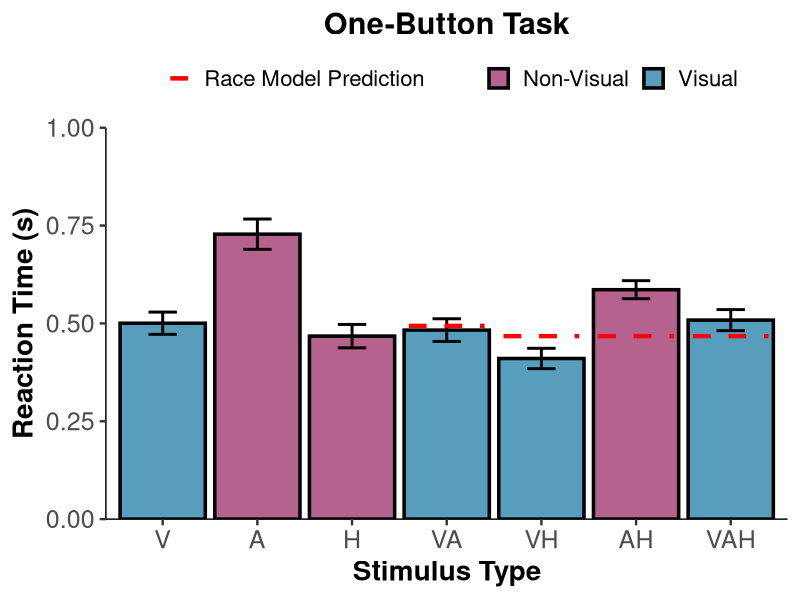
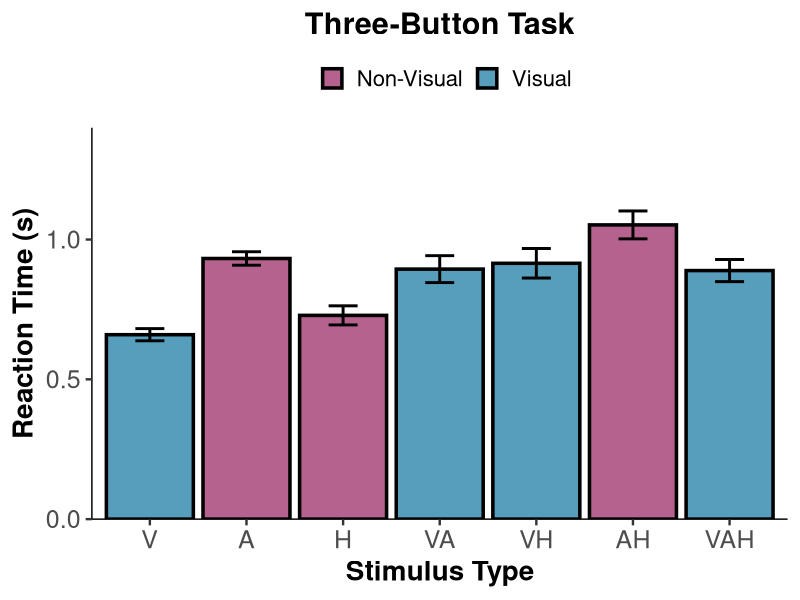
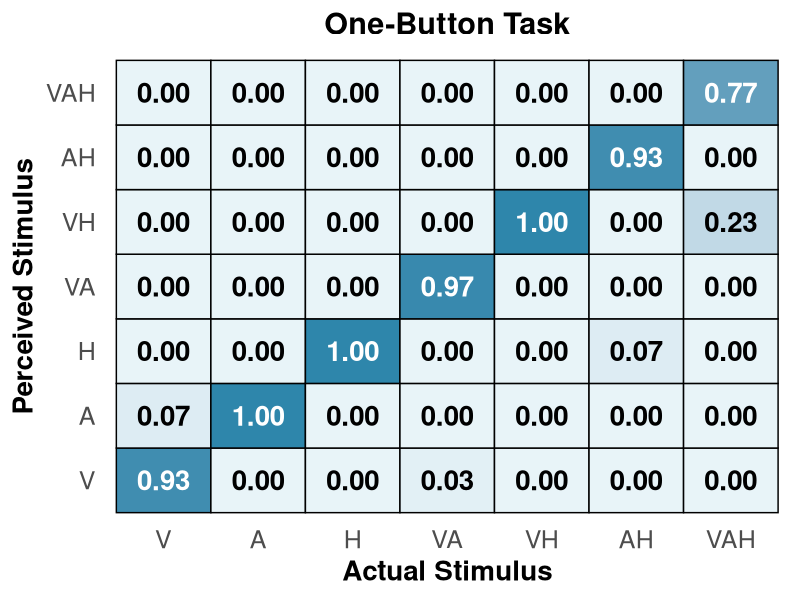
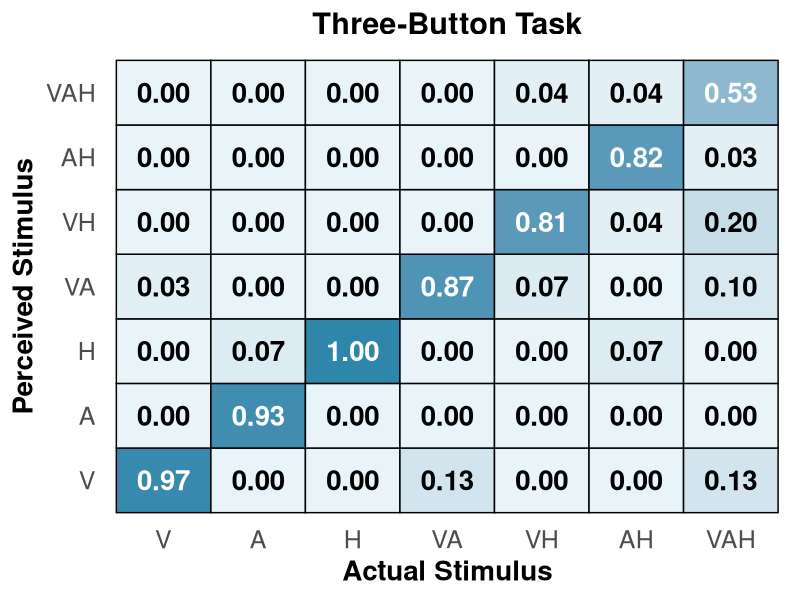

Here is the R script that generated these plots, in order:
# ============================================================================
# Create Figures with Statistical Tests - UPDATED VERSION
# Changes:
# - Figures 1 & 2: Use ALL data points (not just correct)
# - Figures 3 & 4: NEW accuracy percentage figures
# - Figures 3 & 4: Axes swapped (x=Actual, y=Perceived) and legends removed
# ============================================================================

# Load libraries
library(dplyr)
library(readr)
library(ggplot2)

# ============================================================================
# STEP 1: Load and Prepare Data
# ============================================================================

# Set your working directory
setwd("/Users/dylanpham/Documents/GitHub/Reaction-Time-App-Mohala-Lab-")

# Load one-button data
one_button_1 <- read_csv("one_button_reaction_data_1.csv")
one_button_2 <- read_csv("one_button_reaction_data_2.csv")
one_button_3 <- read_csv("one_button_reaction_data_3.csv")

# Load three-button data
three_button_1 <- read_csv("three_button_reaction_data_1.csv")
three_button_2 <- read_csv("three_button_reaction_data_2.csv")
three_button_3 <- read_csv("three_button_reaction_data_3.csv")

# Combine datasets
one_button <- bind_rows(one_button_1, one_button_2, one_button_3)
three_button <- bind_rows(three_button_1, three_button_2, three_button_3)

# Filter for correct responses only (for statistical tests)
one_correct <- one_button[one_button$FeltCorrectly == "YES", ]
three_correct <- three_button[three_button$FeltCorrectly == "YES", ]

cat("One-button total trials:", nrow(one_button), "\n")
cat("One-button correct trials:", nrow(one_correct), "\n")
cat("Three-button total trials:", nrow(three_button), "\n")
cat("Three-button correct trials:", nrow(three_correct), "\n")

# ============================================================================
# STEP 2: Calculate Race Model Predictions & Statistical Tests
# ============================================================================

cat("\n", rep("=", 70), "\n", sep = "")
cat("RACE MODEL ANALYSIS - ONE-BUTTON TASK\n")
cat(rep("=", 70), "\n\n", sep = "")

# Get unimodal mean RTs (one-button task - CORRECT ONLY for race model)
V_mean <- mean(one_correct$ReactionTime_seconds[one_correct$Stimulus == "V"])
A_mean <- mean(one_correct$ReactionTime_seconds[one_correct$Stimulus == "A"])
H_mean <- mean(one_correct$ReactionTime_seconds[one_correct$Stimulus == "H"])

cat("Unimodal Mean RTs:\n")
cat(sprintf("  V alone: %.3f s\n", V_mean))
cat(sprintf("  A alone: %.3f s\n", A_mean))
cat(sprintf("  H alone: %.3f s\n", H_mean))

# Calculate race model predictions
race_predictions <- data.frame(
  Stimulus = c("VA", "VH", "AH", "VAH"),
  RaceModel = c(
    min(V_mean, A_mean),
    min(V_mean, H_mean),
    min(A_mean, H_mean),
    min(V_mean, A_mean, H_mean)
  )
)

cat("\n", "Race Model Predictions:\n")
print(race_predictions)

# ============================================================================
# STATISTICAL TESTS - ONE-BUTTON TASK
# ============================================================================

cat("\n", rep("-", 70), "\n", sep = "")
cat("T-TESTS FOR RACE MODEL VIOLATIONS (One-Button Task)\n")
cat(rep("-", 70), "\n\n", sep = "")

# Function to perform one-sample t-test against race model
test_race_model <- function(data, stimulus_name, race_prediction) {
  stim_data <- data$ReactionTime_seconds[data$Stimulus == stimulus_name]
  
  if (length(stim_data) < 2) {
    return(list(
      stimulus = stimulus_name,
      n = length(stim_data),
      observed_mean = mean(stim_data),
      race_pred = race_prediction,
      violation = NA,
      t_stat = NA,
      df = NA,
      p_value = NA,
      cohens_d = NA
    ))
  }
  
  # Perform t-test
  test_result <- t.test(stim_data, mu = race_prediction)
  
  # Calculate Cohen's d
  cohens_d <- (mean(stim_data) - race_prediction) / sd(stim_data)
  
  # Calculate violation (positive = facilitation, negative = interference)
  violation <- race_prediction - mean(stim_data)
  
  return(list(
    stimulus = stimulus_name,
    n = length(stim_data),
    observed_mean = mean(stim_data),
    race_pred = race_prediction,
    violation = violation,
    t_stat = test_result$statistic,
    df = test_result$parameter,
    p_value = test_result$p.value,
    cohens_d = cohens_d
  ))
}

# Test each multimodal condition
results_one_button <- list()

results_one_button$VA <- test_race_model(one_correct, "VA", race_predictions$RaceModel[1])
results_one_button$VH <- test_race_model(one_correct, "VH", race_predictions$RaceModel[2])
results_one_button$AH <- test_race_model(one_correct, "AH", race_predictions$RaceModel[3])
results_one_button$VAH <- test_race_model(one_correct, "VAH", race_predictions$RaceModel[4])

# Print results
for (result in results_one_button) {
  cat(sprintf("\n%s Condition:\n", result$stimulus))
  cat(sprintf("  Observed RT:     %.3f s (n=%d)\n", result$observed_mean, result$n))
  cat(sprintf("  Race Prediction: %.3f s\n", result$race_pred))
  cat(sprintf("  Violation:       %+.0f ms ", result$violation * 1000))
  if (!is.na(result$violation)) {
    if (result$violation > 0) {
      cat("(FACILITATION)\n")
    } else {
      cat("(INTERFERENCE)\n")
    }
  } else {
    cat("\n")
  }
  
  if (!is.na(result$p_value)) {
    cat(sprintf("  t(%d) = %.2f, p = %.4f", result$df, result$t_stat, result$p_value))
    if (result$p_value < 0.001) {
      cat(" ***")
    } else if (result$p_value < 0.01) {
      cat(" **")
    } else if (result$p_value < 0.05) {
      cat(" *")
    }
    cat("\n")
    cat(sprintf("  Cohen's d = %.2f\n", result$cohens_d))
  }
}

# ============================================================================
# COLAVITA EFFECT ANALYSIS - ONE-BUTTON TASK
# ============================================================================

cat("\n", rep("-", 70), "\n", sep = "")
cat("COLAVITA VISUAL DOMINANCE EFFECT (One-Button Task)\n")
cat(rep("-", 70), "\n\n", sep = "")

# Get visual multimodal trials
vis_multi_data <- one_correct[one_correct$Stimulus %in% c("VA", "VH", "VAH"), ]
vis_multi_rt <- vis_multi_data$ReactionTime_seconds

# Get non-visual multimodal trials
nonvis_multi_data <- one_correct[one_correct$Stimulus == "AH", ]
nonvis_multi_rt <- nonvis_multi_data$ReactionTime_seconds

cat(sprintf("Visual Multimodal (VA, VH, VAH):\n"))
cat(sprintf("  Mean RT: %.3f s (n=%d)\n", mean(vis_multi_rt), length(vis_multi_rt)))
cat(sprintf("  SD:      %.3f s\n", sd(vis_multi_rt)))

cat(sprintf("\nNon-Visual Multimodal (AH):\n"))
cat(sprintf("  Mean RT: %.3f s (n=%d)\n", mean(nonvis_multi_rt), length(nonvis_multi_rt)))
cat(sprintf("  SD:      %.3f s\n", sd(nonvis_multi_rt)))

# Independent samples t-test
colavita_test <- t.test(vis_multi_rt, nonvis_multi_rt)

# Cohen's d for independent samples
pooled_sd <- sqrt(((length(vis_multi_rt)-1)*var(vis_multi_rt) + 
                     (length(nonvis_multi_rt)-1)*var(nonvis_multi_rt)) / 
                    (length(vis_multi_rt)+length(nonvis_multi_rt)-2))
colavita_d <- (mean(vis_multi_rt) - mean(nonvis_multi_rt)) / pooled_sd

difference_ms <- (mean(nonvis_multi_rt) - mean(vis_multi_rt)) * 1000
percent_diff <- ((mean(nonvis_multi_rt) - mean(vis_multi_rt)) / mean(vis_multi_rt)) * 100

cat(sprintf("\nColavita Effect:\n"))
cat(sprintf("  Difference:  %.0f ms (%.1f%% faster)\n", difference_ms, percent_diff))
cat(sprintf("  t(%.1f) = %.2f, p = %.4f", colavita_test$parameter, 
            colavita_test$statistic, colavita_test$p.value))
if (colavita_test$p.value < 0.001) {
  cat(" ***")
} else if (colavita_test$p.value < 0.01) {
  cat(" **")
} else if (colavita_test$p.value < 0.05) {
  cat(" *")
}
cat("\n")
cat(sprintf("  Cohen's d = %.2f\n", colavita_d))

# ============================================================================
# THREE-BUTTON TASK STATISTICS
# ============================================================================

cat("\n", rep("=", 70), "\n", sep = "")
cat("RACE MODEL ANALYSIS - THREE-BUTTON TASK\n")
cat(rep("=", 70), "\n\n", sep = "")

# Get unimodal mean RTs (three-button task)
V_mean_3 <- mean(three_correct$RT1_seconds[three_correct$Stimulus == "V"], na.rm = TRUE)
A_mean_3 <- mean(three_correct$RT1_seconds[three_correct$Stimulus == "A"], na.rm = TRUE)
H_mean_3 <- mean(three_correct$RT1_seconds[three_correct$Stimulus == "H"], na.rm = TRUE)

cat("Unimodal Mean RTs:\n")
cat(sprintf("  V alone: %.3f s\n", V_mean_3))
cat(sprintf("  A alone: %.3f s\n", A_mean_3))
cat(sprintf("  H alone: %.3f s\n", H_mean_3))

# Race model for three-button
race_predictions_3 <- data.frame(
  Stimulus = c("VA", "VH", "AH", "VAH"),
  RaceModel = c(
    min(V_mean_3, A_mean_3),
    min(V_mean_3, H_mean_3),
    min(A_mean_3, H_mean_3),
    min(V_mean_3, A_mean_3, H_mean_3)
  )
)

cat("\nRace Model Predictions:\n")
print(race_predictions_3)

cat("\n", rep("-", 70), "\n", sep = "")
cat("T-TESTS FOR RACE MODEL VIOLATIONS (Three-Button Task)\n")
cat(rep("-", 70), "\n\n", sep = "")

# Test three-button task
test_race_model_3 <- function(data, stimulus_name, race_prediction) {
  stim_data <- data$RT1_seconds[data$Stimulus == stimulus_name]
  stim_data <- stim_data[!is.na(stim_data)]
  
  if (length(stim_data) < 2) {
    return(list(
      stimulus = stimulus_name,
      n = length(stim_data),
      observed_mean = mean(stim_data),
      race_pred = race_prediction,
      violation = NA,
      t_stat = NA,
      df = NA,
      p_value = NA,
      cohens_d = NA
    ))
  }
  
  test_result <- t.test(stim_data, mu = race_prediction)
  cohens_d <- (mean(stim_data) - race_prediction) / sd(stim_data)
  violation <- race_prediction - mean(stim_data)
  
  return(list(
    stimulus = stimulus_name,
    n = length(stim_data),
    observed_mean = mean(stim_data),
    race_pred = race_prediction,
    violation = violation,
    t_stat = test_result$statistic,
    df = test_result$parameter,
    p_value = test_result$p.value,
    cohens_d = cohens_d
  ))
}

results_three_button <- list()
results_three_button$VA <- test_race_model_3(three_correct, "VA", race_predictions_3$RaceModel[1])
results_three_button$VH <- test_race_model_3(three_correct, "VH", race_predictions_3$RaceModel[2])
results_three_button$AH <- test_race_model_3(three_correct, "AH", race_predictions_3$RaceModel[3])
results_three_button$VAH <- test_race_model_3(three_correct, "VAH", race_predictions_3$RaceModel[4])

for (result in results_three_button) {
  cat(sprintf("\n%s Condition:\n", result$stimulus))
  cat(sprintf("  Observed RT:     %.3f s (n=%d)\n", result$observed_mean, result$n))
  cat(sprintf("  Race Prediction: %.3f s\n", result$race_pred))
  cat(sprintf("  Violation:       %+.0f ms ", result$violation * 1000))
  if (!is.na(result$violation)) {
    if (result$violation > 0) {
      cat("(FACILITATION)\n")
    } else {
      cat("(INTERFERENCE)\n")
    }
  } else {
    cat("\n")
  }
  
  if (!is.na(result$p_value)) {
    cat(sprintf("  t(%d) = %.2f, p = %.4f", result$df, result$t_stat, result$p_value))
    if (result$p_value < 0.001) {
      cat(" ***")
    } else if (result$p_value < 0.01) {
      cat(" **")
    } else if (result$p_value < 0.05) {
      cat(" *")
    }
    cat("\n")
    cat(sprintf("  Cohen's d = %.2f\n", result$cohens_d))
  }
}

# Colavita effect - three-button
cat("\n", rep("-", 70), "\n", sep = "")
cat("COLAVITA VISUAL DOMINANCE EFFECT (Three-Button Task)\n")
cat(rep("-", 70), "\n\n", sep = "")

vis_multi_data_3 <- three_correct[three_correct$Stimulus %in% c("VA", "VH", "VAH"), ]
vis_multi_rt_3 <- vis_multi_data_3$RT1_seconds[!is.na(vis_multi_data_3$RT1_seconds)]

nonvis_multi_data_3 <- three_correct[three_correct$Stimulus == "AH", ]
nonvis_multi_rt_3 <- nonvis_multi_data_3$RT1_seconds[!is.na(nonvis_multi_data_3$RT1_seconds)]

cat(sprintf("Visual Multimodal (VA, VH, VAH):\n"))
cat(sprintf("  Mean RT: %.3f s (n=%d)\n", mean(vis_multi_rt_3), length(vis_multi_rt_3)))
cat(sprintf("  SD:      %.3f s\n", sd(vis_multi_rt_3)))

cat(sprintf("\nNon-Visual Multimodal (AH):\n"))
cat(sprintf("  Mean RT: %.3f s (n=%d)\n", mean(nonvis_multi_rt_3), length(nonvis_multi_rt_3)))
cat(sprintf("  SD:      %.3f s\n", sd(nonvis_multi_rt_3)))

colavita_test_3 <- t.test(vis_multi_rt_3, nonvis_multi_rt_3)

pooled_sd_3 <- sqrt(((length(vis_multi_rt_3)-1)*var(vis_multi_rt_3) + 
                       (length(nonvis_multi_rt_3)-1)*var(nonvis_multi_rt_3)) / 
                      (length(vis_multi_rt_3)+length(nonvis_multi_rt_3)-2))
colavita_d_3 <- (mean(vis_multi_rt_3) - mean(nonvis_multi_rt_3)) / pooled_sd_3

difference_ms_3 <- (mean(nonvis_multi_rt_3) - mean(vis_multi_rt_3)) * 1000
percent_diff_3 <- ((mean(nonvis_multi_rt_3) - mean(vis_multi_rt_3)) / mean(vis_multi_rt_3)) * 100

cat(sprintf("\nColavita Effect:\n"))
cat(sprintf("  Difference:  %.0f ms (%.1f%% faster)\n", difference_ms_3, percent_diff_3))
cat(sprintf("  t(%.1f) = %.2f, p = %.4f", colavita_test_3$parameter, 
            colavita_test_3$statistic, colavita_test_3$p.value))
if (colavita_test_3$p.value < 0.001) {
  cat(" ***")
} else if (colavita_test_3$p.value < 0.01) {
  cat(" **")
} else if (colavita_test_3$p.value < 0.05) {
  cat(" *")
}
cat("\n")
cat(sprintf("  Cohen's d = %.2f\n", colavita_d_3))

# ============================================================================
# FIGURE 1: ONE-BUTTON TASK - MEAN RT (ALL DATA POINTS)
# ============================================================================

cat("\n", rep("=", 70), "\n", sep = "")
cat("CREATING FIGURES\n")
cat(rep("=", 70), "\n\n", sep = "")

# Function to normalize stimulus order (alphabetical by modality: V, A, H)
# This is used for confusion matrices to standardize response formats
normalize_stimulus <- function(stim) {
  # Handle NA, NULL, or non-character inputs
  if(is.null(stim) || length(stim) == 0) return(NA_character_)
  if(is.na(stim)) return(NA_character_)
  
  # Convert to character if not already
  stim <- as.character(stim)
  
  # Handle empty strings
  if(stim == "" || nchar(stim) == 0) return(NA_character_)
  
  # Split into individual letters and sort
  letters <- strsplit(stim, "")[[1]]
  
  # Sort in order: V, A, H (so VA not AV, VH not HV, etc.)
  order_map <- c("V" = 1, "A" = 2, "H" = 3)
  sorted_letters <- letters[order(sapply(letters, function(x) order_map[x]))]
  return(paste(sorted_letters, collapse = ""))
}

# Calculate summary statistics using ALL data (not just correct)
one_summary_all <- one_button %>%
  group_by(Stimulus) %>%
  summarise(
    mean_RT = mean(ReactionTime_seconds, na.rm = TRUE),
    sem_RT = sd(ReactionTime_seconds, na.rm = TRUE) / sqrt(n()),
    .groups = 'drop'
  )

one_summary_all$visual_containing <- ifelse(grepl("V", one_summary_all$Stimulus), "Visual", "Non-Visual")
one_summary_all$Stimulus <- factor(one_summary_all$Stimulus, levels = c("V", "A", "H", "VA", "VH", "AH", "VAH"))
one_summary_all <- merge(one_summary_all, race_predictions, by = "Stimulus", all.x = TRUE)

# Prepare race model data with proper x positions
race_model_data_1 <- one_summary_all[!is.na(one_summary_all$RaceModel), ]
race_model_data_1$x_start <- as.numeric(race_model_data_1$Stimulus) - 0.4
race_model_data_1$x_end <- as.numeric(race_model_data_1$Stimulus) + 0.4

# Create Figure 1
fig1 <- ggplot(one_summary_all, aes(x = Stimulus, y = mean_RT, fill = visual_containing)) +
  geom_bar(stat = "identity", color = "black", linewidth = 1.2, alpha = 0.8) +
  geom_errorbar(aes(ymin = mean_RT - sem_RT, ymax = mean_RT + sem_RT),
                width = 0.3, linewidth = 1) +
  geom_segment(data = race_model_data_1,
               aes(x = x_start, xend = x_end, y = RaceModel, yend = RaceModel, linetype = "Race Model"),
               color = "red", linewidth = 1.5,
               inherit.aes = FALSE) +
  scale_fill_manual(values = c("Visual" = "#2E86AB", "Non-Visual" = "#A23B72"),
                    name = "",
                    labels = c("Non-Visual" = "Non-Visual", "Visual" = "Visual")) +
  scale_linetype_manual(values = c("Race Model" = "dashed"),
                        name = "",
                        labels = c("Race Model Prediction")) +
  scale_y_continuous(expand = c(0, 0), limits = c(0, 1.0)) +
  labs(
    title = "One-Button Task",
    x = "Stimulus Type",
    y = "Reaction Time (s)"
  ) +
  theme_classic(base_size = 18) +
  theme(
    plot.title = element_text(face = "bold", size = 22, hjust = 0.5),
    axis.title = element_text(face = "bold", size = 20),
    axis.text = element_text(size = 18),
    axis.text.x = element_text(size = 18),
    axis.text.y = element_text(size = 18),
    legend.position = "top",
    legend.text = element_text(size = 16),
    axis.line = element_line(color = "black",
                             linewidth = 0.5,
                             linetype = 1))

ggsave("Figure1_OneButton_MeanRT_AllTrials.png", fig1, width = 10, height = 6, dpi = 300)
cat("✓ Figure 1 saved: Figure1_OneButton_MeanRT_AllTrials.png\n")

# ============================================================================
# FIGURE 2: THREE-BUTTON TASK - MEAN RT (ALL DATA POINTS)
# ============================================================================

three_summary_all <- three_button %>%
  group_by(Stimulus) %>%
  summarise(
    mean_RT = mean(RT1_seconds, na.rm = TRUE),
    sem_RT = sd(RT1_seconds, na.rm = TRUE) / sqrt(n()),
    .groups = 'drop'
  )

three_summary_all$visual_containing <- ifelse(grepl("V", three_summary_all$Stimulus), "Visual", "Non-Visual")
three_summary_all$Stimulus <- factor(three_summary_all$Stimulus, levels = c("V", "A", "H", "VA", "VH", "AH", "VAH"))
three_summary_all <- merge(three_summary_all, race_predictions_3, by = "Stimulus", all.x = TRUE)

race_model_data_3 <- three_summary_all[!is.na(three_summary_all$RaceModel), ]
race_model_data_3$x_start <- as.numeric(race_model_data_3$Stimulus) - 0.4
race_model_data_3$x_end <- as.numeric(race_model_data_3$Stimulus) + 0.4

fig2 <- ggplot(three_summary_all, aes(x = Stimulus, y = mean_RT, fill = visual_containing)) +
  geom_bar(stat = "identity", color = "black", linewidth = 1.2, alpha = 0.8) +
  geom_errorbar(aes(ymin = mean_RT - sem_RT, ymax = mean_RT + sem_RT),
                width = 0.3, linewidth = 1) +
  scale_fill_manual(values = c("Visual" = "#2E86AB", "Non-Visual" = "#A23B72"),
                    name = "",
                    labels = c("Non-Visual" = "Non-Visual", "Visual" = "Visual")) +
  scale_y_continuous(expand = c(0, 0), limits = c(0, 1.4)) +
  labs(
    title = "Three-Button Task",
    x = "Stimulus Type",
    y = "Reaction Time (s)"
  ) +
  theme_classic(base_size = 18) +
  theme(
    plot.title = element_text(face = "bold", size = 22, hjust = 0.5),
    axis.title = element_text(face = "bold", size = 20),
    axis.text = element_text(size = 18),
    axis.text.x = element_text(size = 18),
    axis.text.y = element_text(size = 18),
    legend.position = "top",
    legend.text = element_text(size = 16),
    axis.line = element_line(color = "black",
                             linewidth = 0.5,
                             linetype = 1))

ggsave("Figure2_ThreeButton_MeanRT_AllTrials.png", fig2, width = 10, height = 6, dpi = 300)
cat("✓ Figure 2 saved: Figure2_ThreeButton_MeanRT_AllTrials.png\n")

# ============================================================================
# FIGURE 3: ONE-BUTTON TASK - CONFUSION MATRIX
# ============================================================================

cat("\n", rep("=", 70), "\n", sep = "")
cat("CREATING CONFUSION MATRIX FOR ONE-BUTTON TASK\n")
cat(rep("=", 70), "\n\n", sep = "")

# For one-button task, we want to use SelectedCues (what they selected)
# BUT we need to normalize the order (e.g., "HV" should become "VH")
felt_col <- "SelectedCues"

if(!felt_col %in% names(one_button)) {
  cat("ERROR: SelectedCues column not found!\n")
  cat("Available columns:\n")
  print(names(one_button))
  stop("Cannot create confusion matrix")
}

# Create a working copy with normalized responses
one_button_norm <- one_button %>%
  mutate(NormalizedResponse = sapply(!!sym(felt_col), normalize_stimulus))

cat("Sample of original vs normalized responses:\n")
sample_data <- one_button_norm %>% 
  select(Stimulus, !!sym(felt_col), NormalizedResponse) %>%
  head(30)
print(sample_data)
cat("\n")

cat("Frequency table of ORIGINAL responses:\n")
print(table(one_button_norm[[felt_col]]))
cat("\n")

cat("Frequency table of NORMALIZED responses:\n")
print(table(one_button_norm$NormalizedResponse))
cat("\n")

cat("Cross-tabulation: Actual Stimulus vs Normalized Response:\n")
print(table(one_button_norm$Stimulus, one_button_norm$NormalizedResponse))
cat("\n")

# Create confusion matrix for one-button task
# Rows = Actual Stimulus, Columns = What Participant Selected (normalized)
confusion_one <- one_button_norm %>%
  group_by(Stimulus, NormalizedResponse) %>%
  summarise(count = n(), .groups = 'drop') %>%
  rename(FeltStimulus = NormalizedResponse)

cat("Confusion matrix raw counts:\n")
print(confusion_one)
cat("\n")

# Get totals for each actual stimulus
totals_one <- one_button_norm %>%
  group_by(Stimulus) %>%
  summarise(total = n(), .groups = 'drop')

# Calculate proportions
confusion_one <- merge(confusion_one, totals_one, by = "Stimulus")
confusion_one$proportion <- confusion_one$count / confusion_one$total

# Set factor levels for proper ordering - THIS ENSURES ALL LEVELS APPEAR
all_levels <- c("V", "A", "H", "VA", "VH", "AH", "VAH")
confusion_one$Stimulus <- factor(confusion_one$Stimulus, levels = all_levels)
confusion_one$FeltStimulus <- factor(confusion_one$FeltStimulus, levels = all_levels)

# Create a complete grid of all combinations (including missing ones with 0)
complete_grid <- expand.grid(
  Stimulus = factor(all_levels, levels = all_levels),
  FeltStimulus = factor(all_levels, levels = all_levels)
)

# Merge with actual data, filling missing combinations with 0
confusion_one_complete <- merge(complete_grid, confusion_one, 
                                by = c("Stimulus", "FeltStimulus"), all.x = TRUE)
confusion_one_complete$proportion[is.na(confusion_one_complete$proportion)] <- 0

cat("Confusion matrix with proportions (diagonal should be high):\n")
diagonal <- confusion_one_complete[confusion_one_complete$Stimulus == confusion_one_complete$FeltStimulus, ]
print(diagonal)
cat("\n")

# Create confusion matrix heatmap - AXES SWAPPED: x=Actual, y=Perceived
fig3 <- ggplot(confusion_one_complete, aes(x = Stimulus, y = FeltStimulus, fill = proportion)) +
  geom_tile(color = "black", linewidth = 0.5) +
  geom_text(aes(label = sprintf("%.2f", proportion)), 
            color = ifelse(confusion_one_complete$proportion > 0.5, "white", "black"), 
            size = 7, fontface = "bold") +
  scale_fill_gradient(low = "#E8F4F8", high = "#2E86AB", limits = c(0, 1),
                      name = "Proportion") +
  scale_x_discrete(drop = FALSE) +
  scale_y_discrete(drop = FALSE) +
  labs(
    title = "One-Button Task",
    x = "Actual Stimulus",
    y = "Perceived Stimulus"
  ) +
  theme_minimal(base_size = 18) +
  theme(
    plot.title = element_text(face = "bold", size = 22, hjust = 0.5),
    axis.title = element_text(face = "bold", size = 20),
    axis.text = element_text(size = 18),
    axis.text.x = element_text(size = 18),
    axis.text.y = element_text(size = 18),
    panel.grid = element_blank(),
    panel.background = element_rect(fill = "white", color = NA),
    plot.background = element_rect(fill = "white", color = NA),
    legend.position = "none"
  )

ggsave("Figure3_OneButton_ConfusionMatrix.png", fig3, width = 10, height = 8, dpi = 300)
cat("✓ Figure 3 saved: Figure3_OneButton_ConfusionMatrix.png\n")

# ============================================================================
# FIGURE 4: THREE-BUTTON TASK - CONFUSION MATRIX
# ============================================================================

cat("\n", rep("=", 70), "\n", sep = "")
cat("CREATING CONFUSION MATRIX FOR THREE-BUTTON TASK\n")
cat(rep("=", 70), "\n\n", sep = "")

# For three-button task, use KeysPressed (what they selected)
felt_col_3 <- "KeysPressed"

if(!felt_col_3 %in% names(three_button)) {
  cat("ERROR: KeysPressed column not found!\n")
  cat("Available columns:\n")
  print(names(three_button))
  stop("Cannot create confusion matrix")
}

# Check for NA or empty values
cat("Checking KeysPressed column...\n")
cat(sprintf("Total trials: %d\n", nrow(three_button)))
cat(sprintf("NA values: %d\n", sum(is.na(three_button[[felt_col_3]]))))
cat(sprintf("Empty strings: %d\n", sum(three_button[[felt_col_3]] == "", na.rm = TRUE)))

# Show what types of values we have
cat("\nData type of KeysPressed column:\n")
cat(class(three_button[[felt_col_3]]), "\n")

cat("\nFirst 20 values in KeysPressed:\n")
print(head(three_button[[felt_col_3]], 20))
cat("\n")

# Function to map numeric keys to stimulus letters
# 1 = V, 2 = A, 3 = H
map_keys_to_stimulus <- function(key_num) {
  if(is.na(key_num)) return(NA_character_)
  
  key_str <- as.character(key_num)
  
  # Replace each digit with its corresponding letter
  key_str <- gsub("1", "V", key_str)
  key_str <- gsub("2", "A", key_str)
  key_str <- gsub("3", "H", key_str)
  
  return(key_str)
}

# Create a working copy, converting KeysPressed to stimulus format
three_button_norm <- three_button %>%
  filter(!is.na(!!sym(felt_col_3))) %>%
  mutate(
    KeysPressed_mapped = sapply(!!sym(felt_col_3), map_keys_to_stimulus),
    NormalizedResponse = sapply(KeysPressed_mapped, normalize_stimulus)
  )

cat(sprintf("After filtering, %d trials remain\n\n", nrow(three_button_norm)))

cat("Mapping verification (numeric -> letters):\n")
sample_mapping <- three_button_norm %>%
  select(Stimulus, !!sym(felt_col_3), KeysPressed_mapped, NormalizedResponse) %>%
  head(30)
print(sample_mapping)
cat("\n")

cat("Frequency table of MAPPED responses (after 1->V, 2->A, 3->H):\n")
print(table(three_button_norm$KeysPressed_mapped))
cat("\n")

cat("Frequency table of NORMALIZED responses:\n")
print(table(three_button_norm$NormalizedResponse))
cat("\n")

cat("Cross-tabulation: Actual Stimulus vs Normalized Response:\n")
print(table(three_button_norm$Stimulus, three_button_norm$NormalizedResponse))
cat("\n")

# Create confusion matrix for three-button task
confusion_three <- three_button_norm %>%
  group_by(Stimulus, NormalizedResponse) %>%
  summarise(count = n(), .groups = 'drop') %>%
  rename(FeltStimulus = NormalizedResponse)

cat("Confusion matrix raw counts:\n")
print(confusion_three)
cat("\n")

# Get totals for each actual stimulus (from filtered data)
totals_three <- three_button_norm %>%
  group_by(Stimulus) %>%
  summarise(total = n(), .groups = 'drop')

# Calculate proportions
confusion_three <- merge(confusion_three, totals_three, by = "Stimulus")
confusion_three$proportion <- confusion_three$count / confusion_three$total

# Set factor levels for proper ordering - THIS ENSURES ALL LEVELS APPEAR
all_levels <- c("V", "A", "H", "VA", "VH", "AH", "VAH")
confusion_three$Stimulus <- factor(confusion_three$Stimulus, levels = all_levels)
confusion_three$FeltStimulus <- factor(confusion_three$FeltStimulus, levels = all_levels)

# Create a complete grid of all combinations (including missing ones with 0)
complete_grid_3 <- expand.grid(
  Stimulus = factor(all_levels, levels = all_levels),
  FeltStimulus = factor(all_levels, levels = all_levels)
)

# Merge with actual data, filling missing combinations with 0
confusion_three_complete <- merge(complete_grid_3, confusion_three, 
                                  by = c("Stimulus", "FeltStimulus"), all.x = TRUE)
confusion_three_complete$proportion[is.na(confusion_three_complete$proportion)] <- 0

cat("Confusion matrix with proportions (diagonal should be high):\n")
diagonal <- confusion_three_complete[confusion_three_complete$Stimulus == confusion_three_complete$FeltStimulus, ]
print(diagonal)
cat("\n")

# Create confusion matrix heatmap - AXES SWAPPED: x=Actual, y=Perceived
fig4 <- ggplot(confusion_three_complete, aes(x = Stimulus, y = FeltStimulus, fill = proportion)) +
  geom_tile(color = "black", linewidth = 0.5) +
  geom_text(aes(label = sprintf("%.2f", proportion)), 
            color = ifelse(confusion_three_complete$proportion > 0.5, "white", "black"), 
            size = 7, fontface = "bold") +
  scale_fill_gradient(low = "#E8F4F8", high = "#2E86AB", limits = c(0, 1),
                      name = "Proportion") +
  scale_x_discrete(drop = FALSE) +
  scale_y_discrete(drop = FALSE) +
  labs(
    title = "Three-Button Task",
    x = "Actual Stimulus",
    y = "Perceived Stimulus"
  ) +
  theme_minimal(base_size = 18) +
  theme(
    plot.title = element_text(face = "bold", size = 22, hjust = 0.5),
    axis.title = element_text(face = "bold", size = 20),
    axis.text = element_text(size = 18),
    axis.text.x = element_text(size = 18),
    axis.text.y = element_text(size = 18),
    panel.grid = element_blank(),
    panel.background = element_rect(fill = "white", color = NA),
    plot.background = element_rect(fill = "white", color = NA),
    legend.position = "none"
  )

ggsave("Figure4_ThreeButton_ConfusionMatrix.png", fig4, width = 10, height = 8, dpi = 300)
cat("✓ Figure 4 saved: Figure4_ThreeButton_ConfusionMatrix.png\n")

# ============================================================================
# PRINT ACCURACY STATISTICS
# ============================================================================

cat("\n", rep("=", 70), "\n", sep = "")
cat("ACCURACY STATISTICS\n")
cat(rep("=", 70), "\n\n", sep = "")

# Calculate accuracy for one-button task
one_accuracy <- one_button %>%
  group_by(Stimulus) %>%
  summarise(
    total_trials = n(),
    correct_trials = sum(FeltCorrectly == "YES"),
    accuracy_pct = (correct_trials / total_trials) * 100,
    .groups = 'drop'
  )

cat("ONE-BUTTON TASK ACCURACY:\n")
print(one_accuracy)

# Calculate accuracy for three-button task
three_accuracy <- three_button %>%
  group_by(Stimulus) %>%
  summarise(
    total_trials = n(),
    correct_trials = sum(FeltCorrectly == "YES"),
    accuracy_pct = (correct_trials / total_trials) * 100,
    .groups = 'drop'
  )

cat("\nTHREE-BUTTON TASK ACCURACY:\n")
print(three_accuracy)

# ============================================================================
# CALCULATE SUMMARY STATISTICS FOR FINAL SUMMARY
# ============================================================================

# Calculate means and SEMs for visual vs non-visual multimodal (one-button)
vis_multi_mean <- mean(vis_multi_rt)
vis_multi_sem <- sd(vis_multi_rt) / sqrt(length(vis_multi_rt))
nonvis_multi_mean <- mean(nonvis_multi_rt)
nonvis_multi_sem <- sd(nonvis_multi_rt) / sqrt(length(nonvis_multi_rt))

# Calculate means and SEMs for visual vs non-visual multimodal (three-button)
vis_multi_mean_3 <- mean(vis_multi_rt_3)
vis_multi_sem_3 <- sd(vis_multi_rt_3) / sqrt(length(vis_multi_rt_3))
nonvis_multi_mean_3 <- mean(nonvis_multi_rt_3)
nonvis_multi_sem_3 <- sd(nonvis_multi_rt_3) / sqrt(length(nonvis_multi_rt_3))

# ============================================================================
# FINAL SUMMARY
# ============================================================================

cat("\n", rep("=", 70), "\n", sep = "")
cat("FINAL SUMMARY\n")
cat(rep("=", 70), "\n\n", sep = "")

cat("ONE-BUTTON TASK (Detection):\n")
cat(sprintf("  Visual Multimodal:     %.3f ± %.3f s\n", vis_multi_mean, vis_multi_sem))
cat(sprintf("  Non-Visual Multimodal: %.3f ± %.3f s\n", nonvis_multi_mean, nonvis_multi_sem))
cat(sprintf("  Colavita Effect:       %.0f ms (%.1f%% faster), p = %.4f\n\n", 
            difference_ms, percent_diff, colavita_test$p.value))

cat("THREE-BUTTON TASK (Identification):\n")
cat(sprintf("  Visual Multimodal:     %.3f ± %.3f s\n", vis_multi_mean_3, vis_multi_sem_3))
cat(sprintf("  Non-Visual Multimodal: %.3f ± %.3f s\n", nonvis_multi_mean_3, nonvis_multi_sem_3))
cat(sprintf("  Colavita Effect:       %.0f ms (%.1f%% faster), p = %.4f\n\n", 
            difference_ms_3, percent_diff_3, colavita_test_3$p.value))

cat("KEY FINDINGS:\n")
cat("  1. VH shows strongest integration in one-button task (58ms, p < 0.001)\n")
cat("  2. AH shows interference in both tasks (p < 0.001)\n")
cat("  3. Visual dominance persists across both tasks (both p < 0.001)\n")
cat("  4. Three-button task eliminates integration benefits\n\n")

cat("=== ALL FIGURES AND STATISTICS COMPLETED ===\n")
cat("\nFigures created:\n")
cat("  - Figure 1: One-Button Mean RT (All Trials)\n")
cat("  - Figure 2: Three-Button Mean RT (All Trials)\n")
cat("  - Figure 3: One-Button Confusion Matrix (Actual on x-axis, Perceived on y-axis)\n")
cat("  - Figure 4: Three-Button Confusion Matrix (Actual on x-axis, Perceived on y-axis)\n")

# ============================================================================
# ERROR BARS AND STATISTICAL SUMMARY
# ============================================================================

cat("\n", rep("=", 70), "\n", sep = "")
cat("ERROR BAR VALUES (Standard Error of Mean)\n")
cat(rep("=", 70), "\n\n", sep = "")

cat("ONE-BUTTON DETECTION TASK:\n")
cat(rep("-", 70), "\n", sep = "")

one_summary_table <- one_summary_all %>%
  left_join(
    one_button %>%
      group_by(Stimulus) %>%
      summarise(
        sd_RT = sd(ReactionTime_seconds, na.rm = TRUE),
        .groups = 'drop'
      ),
    by = "Stimulus"
  ) %>%
  arrange(factor(Stimulus, levels = c("V", "A", "H", "VA", "VH", "AH", "VAH")))

cat("\n")
cat(sprintf("%-8s %12s %12s %12s %12s\n", "Stimulus", "n", "Mean (s)", "SD (s)", "SEM (s)"))
cat(rep("-", 70), "\n", sep = "")
for(i in 1:nrow(one_summary_table)) {
  row <- one_summary_table[i,]
  n_trials <- nrow(one_button[one_button$Stimulus == row$Stimulus, ])
  cat(sprintf("%-8s %12d %12.4f %12.4f %12.4f\n",
              as.character(row$Stimulus), n_trials, row$mean_RT, row$sd_RT, row$sem_RT))
}

cat("\n\n")
cat("THREE-BUTTON IDENTIFICATION TASK:\n")
cat(rep("-", 70), "\n", sep = "")

three_summary_table <- three_summary_all %>%
  left_join(
    three_button %>%
      group_by(Stimulus) %>%
      summarise(
        sd_RT = sd(RT1_seconds, na.rm = TRUE),
        .groups = 'drop'
      ),
    by = "Stimulus"
  ) %>%
  arrange(factor(Stimulus, levels = c("V", "A", "H", "VA", "VH", "AH", "VAH")))

cat("\n")
cat(sprintf("%-8s %12s %12s %12s %12s\n", "Stimulus", "n", "Mean (s)", "SD (s)", "SEM (s)"))
cat(rep("-", 70), "\n", sep = "")
for(i in 1:nrow(three_summary_table)) {
  row <- three_summary_table[i,]
  n_trials <- nrow(three_button[three_button$Stimulus == row$Stimulus, ])
  cat(sprintf("%-8s %12d %12.4f %12.4f %12.4f\n",
              as.character(row$Stimulus), n_trials, row$mean_RT, row$sd_RT, row$sem_RT))
}

cat("\n\n", rep("=", 70), "\n", sep = "")
cat("FORMATTED FOR CODE/TABLES\n")
cat(rep("=", 70), "\n\n", sep = "")

cat("ONE-BUTTON TASK - SEM VALUES:\n")
cat("------------------------------\n")
for(i in 1:nrow(one_summary_table)) {
  row <- one_summary_table[i,]
  cat(sprintf("%s: %.4f (±%.4f)\n", as.character(row$Stimulus), row$mean_RT, row$sem_RT))
}

cat("\n")
cat("THREE-BUTTON TASK - SEM VALUES:\n")
cat("--------------------------------\n")
for(i in 1:nrow(three_summary_table)) {
  row <- three_summary_table[i,]
  cat(sprintf("%s: %.4f (±%.4f)\n", as.character(row$Stimulus), row$mean_RT, row$sem_RT))
}

# ============================================================================
# STATISTICAL TESTS - P-VALUES SUMMARY
# ============================================================================

cat("\n\n", rep("=", 70), "\n", sep = "")
cat("STATISTICAL TESTS AND P-VALUES SUMMARY\n")
cat(rep("=", 70), "\n\n", sep = "")

cat("ONE-BUTTON TASK - RACE MODEL VIOLATIONS:\n")
cat(rep("-", 70), "\n", sep = "")
cat("\n")

for (result in results_one_button) {
  if(!is.na(result$p_value)) {
    cat(sprintf("%-4s: Obs=%.3fs, Pred=%.3fs, Δ=%+.0fms, t(%.0f)=%.2f, p=%.4f",
                result$stimulus, result$observed_mean, result$race_pred, 
                result$violation * 1000, result$df, result$t_stat, result$p_value))
    
    if(result$p_value < 0.001) {
      cat(" ***")
    } else if(result$p_value < 0.01) {
      cat(" **")
    } else if(result$p_value < 0.05) {
      cat(" *")
    }
    cat("\n")
  }
}

cat("\n")
cat("ONE-BUTTON TASK - COLAVITA EFFECT:\n")
cat(rep("-", 70), "\n", sep = "")
cat(sprintf("\nVisual multimodal (VA,VH,VAH): M=%.3fs (n=%d)\n", 
            mean(vis_multi_rt), length(vis_multi_rt)))
cat(sprintf("Non-visual multimodal (AH):    M=%.3fs (n=%d)\n", 
            mean(nonvis_multi_rt), length(nonvis_multi_rt)))
cat(sprintf("Difference: %.0f ms faster for visual\n", difference_ms))
cat(sprintf("t(%.1f) = %.2f, p = %.4f", 
            colavita_test$parameter, colavita_test$statistic, colavita_test$p.value))

if(colavita_test$p.value < 0.001) {
  cat(" ***\n")
} else if(colavita_test$p.value < 0.01) {
  cat(" **\n")
} else if(colavita_test$p.value < 0.05) {
  cat(" *\n")
} else {
  cat("\n")
}

cat("\n\n")
cat("THREE-BUTTON TASK - RACE MODEL VIOLATIONS:\n")
cat(rep("-", 70), "\n", sep = "")
cat("\n")

for (result in results_three_button) {
  if(!is.na(result$p_value)) {
    cat(sprintf("%-4s: Obs=%.3fs, Pred=%.3fs, Δ=%+.0fms, t(%.0f)=%.2f, p=%.4f",
                result$stimulus, result$observed_mean, result$race_pred, 
                result$violation * 1000, result$df, result$t_stat, result$p_value))
    
    if(result$p_value < 0.001) {
      cat(" ***")
    } else if(result$p_value < 0.01) {
      cat(" **")
    } else if(result$p_value < 0.05) {
      cat(" *")
    }
    cat("\n")
  }
}

cat("\n")
cat("THREE-BUTTON TASK - COLAVITA EFFECT:\n")
cat(rep("-", 70), "\n", sep = "")
cat(sprintf("\nVisual multimodal (VA,VH,VAH): M=%.3fs (n=%d)\n", 
            mean(vis_multi_rt_3), length(vis_multi_rt_3)))
cat(sprintf("Non-visual multimodal (AH):    M=%.3fs (n=%d)\n", 
            mean(nonvis_multi_rt_3), length(nonvis_multi_rt_3)))
cat(sprintf("Difference: %.0f ms faster for visual\n", difference_ms_3))
cat(sprintf("t(%.1f) = %.2f, p = %.4f", 
            colavita_test_3$parameter, colavita_test_3$statistic, colavita_test_3$p.value))

if(colavita_test_3$p.value < 0.001) {
  cat(" ***\n")
} else if(colavita_test_3$p.value < 0.01) {
  cat(" **\n")
} else if(colavita_test_3$p.value < 0.05) {
  cat(" *\n")
} else {
  cat("\n")
}

cat("\n", rep("=", 70), "\n", sep = "")
cat("ALL ANALYSIS COMPLETE\n")
cat(rep("=", 70), "\n", sep = "")
